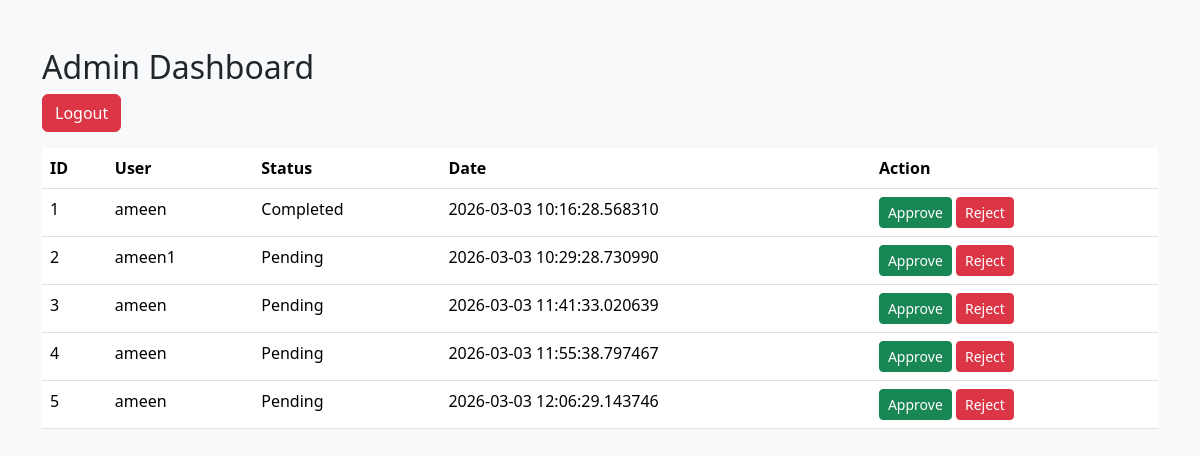
Page /admin (signed in) on the committed database.
### tables this page shows
CREATE TABLE reset_requests (
            id INTEGER PRIMARY KEY AUTOINCREMENT,
            user_id INTEGER,
            status TEXT,
            request_date TEXT
        );

CREATE TABLE users (
            id INTEGER PRIMARY KEY AUTOINCREMENT,
            username TEXT,
            email TEXT,
            password TEXT,
            role TEXT
        );

### app.py (the view)
@app.route("/admin")
def admin():
    if session.get("role") != "admin":
        return redirect("/login")
    conn = connect_db()
    requests = conn.execute('''
        SELECT reset_requests.id, users.username, reset_requests.status, reset_requests.request_date
        FROM reset_requests
        JOIN users ON reset_requests.user_id = users.id
    ''').fetchall()
    conn.close()
    return render_template("admin_dashboard.html", requests=requests)

### app.py (called while the page is built)
def connect_db():
    conn = sqlite3.connect("database.db")
    conn.row_factory = sqlite3.Row
    return conn

### templates/admin_dashboard.html
{% extends "layout.html" %}
{% block content %}
<h2>Admin Dashboard</h2>
<a href="/logout" class="btn btn-danger mb-3">Logout</a>
<table class="table">
<tr>
    <th>ID</th>
    <th>User</th>
    <th>Status</th>
    <th>Date</th>
    <th>Action</th>
</tr>
{% for r in requests %}
<tr>
    <td>{{ r.id }}</td>
    <td>{{ r.username }}</td>
    <td>{{ r.status }}</td>
    <td>{{ r.request_date }}</td>
    <td>
        <a href="/approve/{{ r.id }}" class="btn btn-success btn-sm">Approve</a>
        <a href="/reject/{{ r.id }}" class="btn btn-danger btn-sm">Reject</a>
    </td>
</tr>
{% endfor %}
</table>
{% endblock %}

### templates/layout.html (shortened to what this page needs)
<!DOCTYPE html>
<html>
<head>
    <link href="https://cdn.jsdelivr.net/npm/bootstrap@5.3.2/dist/css/bootstrap.min.css" rel="stylesheet">
</head>
<body class="bg-light">
<div class="container mt-5">
    {% block content %}{% endblock %}
</div>
</body>
</html>

### rows in the picture
reset_requests: id "1", username "ameen", status "Completed", request_date "2026-03-03 10:16:28.568310"
reset_requests: id "2", username "ameen1", status "Pending", request_date "2026-03-03 10:29:28.730990"
reset_requests: id "3", username "ameen", status "Pending", request_date "2026-03-03 11:41:33.020639"
reset_requests: id "4", username "ameen", status "Pending", request_date "2026-03-03 11:55:38.797467"
reset_requests: id "5", username "ameen", status "Pending", request_date "2026-03-03 12:06:29.143746"
